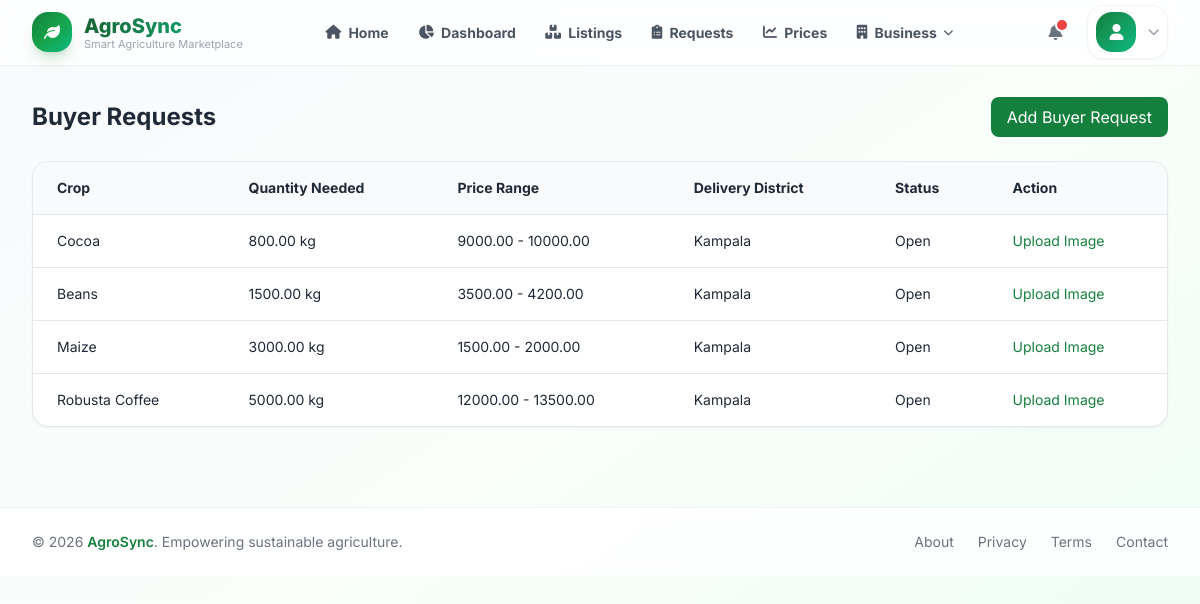
Screenshot of /marketplace/buyer-requests/ (signed in) with the database file from the repository.
### marketplace/models.py (models this page shows, shortened)
class BuyerRequest(BaseModel):
    business_user = models.ForeignKey(
        settings.AUTH_USER_MODEL,
        on_delete=models.CASCADE,
        related_name="buyer_requests"
    )
    crop_name = models.CharField(max_length=100)
    variety = models.CharField(max_length=100, blank=True, null=True)
    quantity_needed = models.DecimalField(max_digits=12, decimal_places=2)
    unit = models.CharField(max_length=20, default="kg")
    min_price = models.DecimalField(max_digits=12, decimal_places=2, blank=True, null=True)
    max_price = models.DecimalField(max_digits=12, decimal_places=2, blank=True, null=True)
    delivery_district = models.CharField(max_length=100, blank=True, null=True)
    delivery_location = models.CharField(max_length=255, blank=True, null=True)
    latitude = models.DecimalField(max_digits=10, decimal_places=7, blank=True, null=True)
    longitude = models.DecimalField(max_digits=10, decimal_places=7, blank=True, null=True)
    date_needed = models.DateField(blank=True, null=True)
    status = models.CharField(
        max_length=20,
        choices=RequestStatusChoices.choices,
        default=RequestStatusChoices.OPEN
    )
    notes = models.TextField(blank=True, null=True)
    class Meta:
        ordering = ["-created_at"]

### marketplace/views.py (the view)
# urls.py: path("buyer-requests/", views.buyer_request_list, name="buyer_request_list"),
@login_required
def buyer_request_list(request):
    requests = BuyerRequest.objects.order_by("-created_at")
    search = request.GET.get("q")
    location = request.GET.get("location")
    if search:
        requests = requests.filter(
            Q(crop_name__icontains=search) |
            Q(variety__icontains=search) |
            Q(notes__icontains=search)
        )
    if location:
        requests = requests.filter(
            Q(delivery_district__icontains=location) |
            Q(delivery_location__icontains=location)
        )
    return render(request, "marketplace/buyer_request_list.html", {"requests": requests})

### templates/marketplace/buyer_request_list.html (shortened to what this page needs)
{% extends "base.html" %}
{% block content %}
<div class="flex items-center justify-between mb-6">
    <h1 class="text-2xl font-bold">Buyer Requests</h1>
    <a href="{% url 'marketplace:buyer_request_create' %}" class="rounded-lg bg-green-700 px-4 py-2 text-white hover:bg-green-800">
        Add Buyer Request
    </a>
</div>
<div class="bg-white rounded-2xl border border-gray-200 shadow-sm overflow-hidden">
    <table class="min-w-full text-sm">
        <thead class="bg-gray-50">
            <tr>
                <th class="text-left px-6 py-4">Crop</th>
                <th class="text-left px-6 py-4">Quantity Needed</th>
                <th class="text-left px-6 py-4">Price Range</th>
                <th class="text-left px-6 py-4">Delivery District</th>
                <th class="text-left px-6 py-4">Status</th>
                <th class="text-left px-6 py-4">Action</th>
            </tr>
        </thead>
        <tbody>
            {% for item in requests %}
            <tr class="border-t">
                <td class="px-6 py-4">{{ item.crop_name }}</td>
                <td class="px-6 py-4">{{ item.quantity_needed }} {{ item.unit }}</td>
                <td class="px-6 py-4">{{ item.min_price }} - {{ item.max_price }}</td>
                <td class="px-6 py-4">{{ item.delivery_district }}</td>
                <td class="px-6 py-4 capitalize">{{ item.status }}</td>
                <td class="px-6 py-4">
                    <a href="{% url 'marketplace:buyer_request_image_upload' item.pk %}" class="text-green-700 hover:underline">Upload Image</a>
                </td>
            </tr>
            {% empty %}
            <tr><td colspan="6" class="px-6 py-6 text-gray-500">No buyer requests found.</td></tr>
            {% endfor %}
        </tbody>
    </table>
</div>
{% endblock %}

### templates/base.html (style rules this page uses)
* { font-family: 'Inter', system-ui, -apple-system, BlinkMacSystemFont, sans-serif; }
body { min-height: 100vh; }

### rows the page displays
BuyerRequest: crop_name "Cocoa", quantity_needed "800.00", unit "kg", min_price "9000.00", max_price "10000.00", delivery_district "Kampala", status "Open"
BuyerRequest: crop_name "Beans", quantity_needed "1500.00", unit "kg", min_price "3500.00", max_price "4200.00", delivery_district "Kampala", status "Open"
BuyerRequest: crop_name "Maize", quantity_needed "3000.00", unit "kg", min_price "1500.00", max_price "2000.00", delivery_district "Kampala", status "Open"
BuyerRequest: crop_name "Robusta Coffee", quantity_needed "5000.00", unit "kg", min_price "12000.00", max_price "13500.00", delivery_district "Kampala", status "Open"
